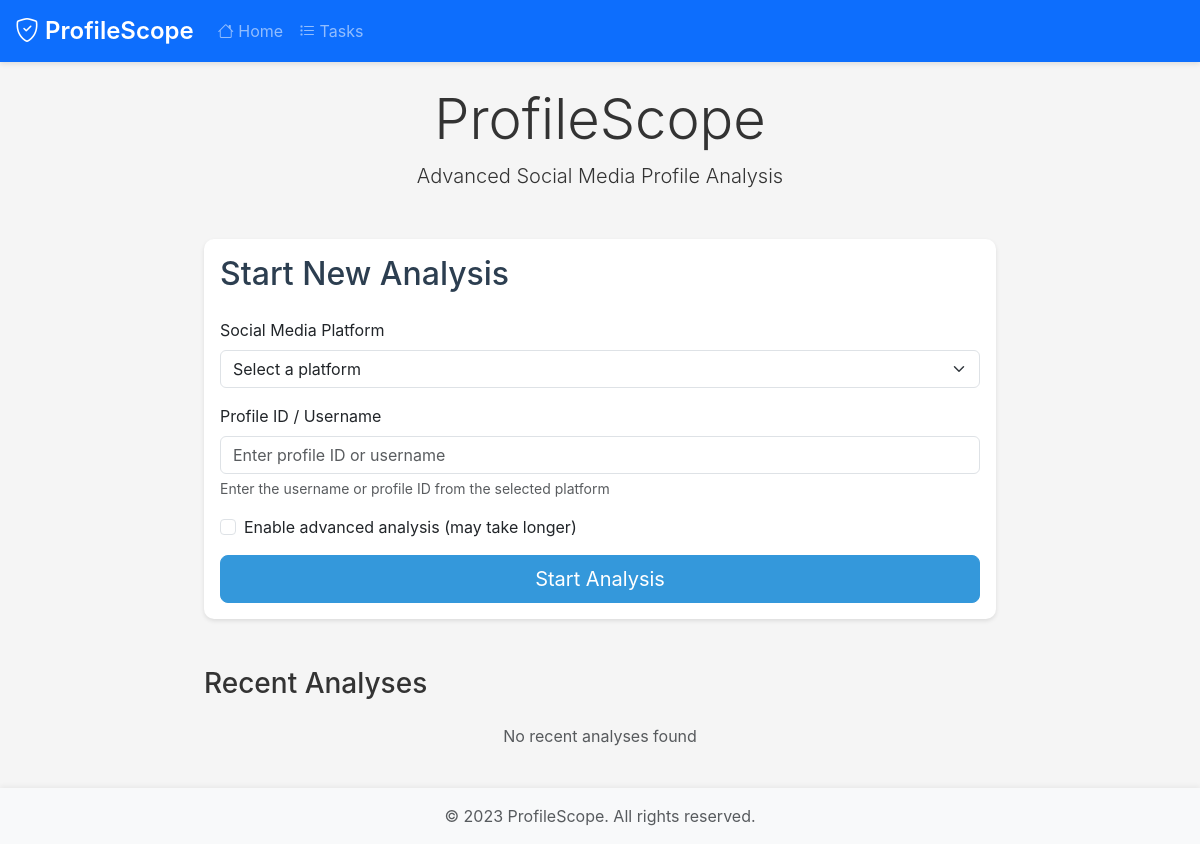
The app's page /, older data.
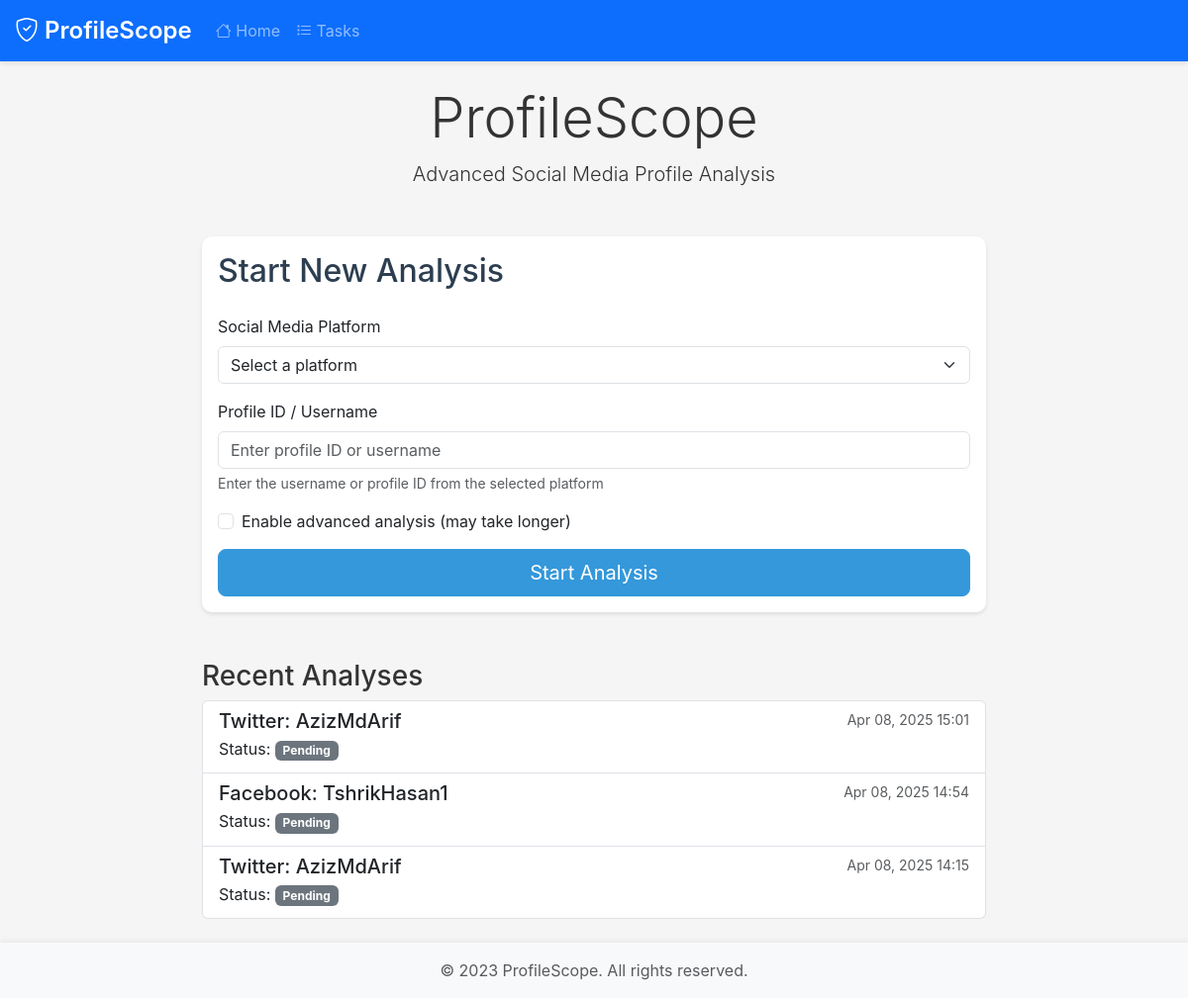
The same page, newer data.
### app/web/models/__init__.py (models this page shows, shortened)
class Task(db.Model):
    id = db.Column(db.Integer, primary_key=True)
    platform = db.Column(db.String(50), nullable=False)
    profile_id = db.Column(db.String(255), nullable=False)
    status = db.Column(db.Enum(TaskStatus), default=TaskStatus.PENDING)
    progress = db.Column(db.Integer, default=0)
    message = db.Column(db.String(255))
    result_path = db.Column(db.String(255))
    error = db.Column(db.Text)
    duration = db.Column(db.Float)
    created_at = db.Column(db.DateTime, default=datetime.utcnow)
    updated_at = db.Column(
        db.DateTime, default=datetime.utcnow, onupdate=datetime.utcnow
    )
    started_at = db.Column(db.DateTime)
    completed_at = db.Column(db.DateTime)

### app/web/routes/views.py (the view)
@views_bp.route("/")
def index():
    recent_tasks = Task.query.order_by(Task.created_at.desc()).limit(5).all()
    return render_template("index.html", recent_tasks=recent_tasks)

### app/web/templates/index.html (shortened to what this page needs)
{% extends "base.html" %}
{% block content %}
<div class="row justify-content-center">
    <div class="col-md-8">
        <div class="text-center mb-5">
            <h1 class="display-4">ProfileScope</h1>
            <p class="lead">Advanced Social Media Profile Analysis</p>
        </div>
        <div class="card">
            <div class="card-body">
                <h2 class="card-title mb-4">Start New Analysis</h2>
                <form id="analysisForm" action="{{ url_for('views.start_analysis') }}" method="POST">
                    <div class="mb-3">
                        <label for="platform" class="form-label">Social Media Platform</label>
                        <select class="form-select" id="platform" name="platform" required>
                            <option value="" selected disabled>Select a platform</option>
                        </select>
                    </div>
                    <div class="mb-3">
                        <label for="profile_id" class="form-label">Profile ID / Username</label>
                        <input type="text" class="form-control" id="profile_id" name="profile_id"
                               required placeholder="Enter profile ID or username">
                        <div class="form-text">Enter the username or profile ID from the selected platform</div>
                    </div>
                    <div class="mb-3">
                        <div class="form-check">
                            <input class="form-check-input" type="checkbox" id="advanced_analysis" name="advanced_analysis">
                            <label class="form-check-label" for="advanced_analysis">
                                Enable advanced analysis (may take longer)
                            </label>
                        </div>
                    </div>
                    <button type="submit" class="btn btn-primary btn-lg w-100">
                        Start Analysis
                    </button>
                </form>
            </div>
        </div>
        <div class="mt-5">
            <h3>Recent Analyses</h3>
            <div class="list-group" id="recentAnalyses">
                {% for task in recent_tasks %}
                <a href="{{ url_for('views.task', task_id=task.id) }}"
                   class="list-group-item list-group-item-action">
                    <div class="d-flex w-100 justify-content-between">
                        <h5 class="mb-1">{{ task.platform|title }}: {{ task.profile_id }}</h5>
                        <small class="text-muted">
                            {{ task.created_at|datetime }}
                        </small>
                    </div>
                    <p class="mb-1">Status:
                        <span class="badge bg-{{ task.status.value|status_badge }}">
                            {{ task.status.value|title }}
                        </span>
                    </p>
                </a>
                {% else %}
                <div class="text-center text-muted py-3">
                    No recent analyses found
                </div>
                {% endfor %}
            </div>
        </div>
    </div>
</div>
{% endblock %}

### app/web/templates/base.html (shortened to what this page needs)
<!DOCTYPE html>
<html lang="en">
<head>
    <link href="https://cdn.jsdelivr.net/npm/bootstrap@5.3.0/dist/css/bootstrap.min.css" rel="stylesheet">
    <link href="https://cdn.jsdelivr.net/npm/bootstrap-icons@1.7.2/font/bootstrap-icons.css" rel="stylesheet">
    <link href="{{ url_for('static', filename='css/style.css') }}" rel="stylesheet">
</head>
<body>
    <nav class="navbar navbar-expand-lg navbar-dark bg-primary">
        <div class="container">
            <a class="navbar-brand" href="{{ url_for('views.index') }}">
                <i class="bi bi-shield-check"></i> ProfileScope
            </a>
            <div class="collapse navbar-collapse" id="navbarNav">
                <ul class="navbar-nav me-auto">
                    <li class="nav-item">
                        <a class="nav-link" href="{{ url_for('views.index') }}">
                            <i class="bi bi-house"></i> Home
                        </a>
                    </li>
                    <li class="nav-item">
                        <a class="nav-link" href="{{ url_for('views.tasks') }}">
                            <i class="bi bi-list-task"></i> Tasks
                        </a>
                    </li>
                </ul>
            </div>
        </div>
    </nav>
    <main class="py-4">
        {% block content %}{% endblock %}
    </main>
    <footer class="footer mt-auto py-3 bg-light">
        <div class="container text-center">
            <span class="text-muted">© 2023 ProfileScope. All rights reserved.</span>
        </div>
    </footer>
</body>
</html>

### app/web/static/css/style.css (style rules this page uses)
:root { --primary: #4a6fa5; --secondary: #6c757d; --success: #28a745; --danger: #dc3545; --warning: #ffc107; --info: #17a2b8; --light: #f8f9fa; --dark: #343a40; --primary-color: #2c3e50; --secondary-color: #34495e; --accent-color: #3498db; --success-color: #2ecc71; --warning-color: #f1c40f; --danger-color: #e74c3c; --light-bg: #f8f9fa; --dark-bg: #343a40; }
body { background-color: #f5f5f5; color: #333; min-height: 100vh; display: flex; flex-direction: column; font-family: -apple-system, BlinkMacSystemFont, "Segoe UI", Roboto, "Helvetica Neue", Arial, sans-serif; }
main { flex: 1; padding: 20px 0; }
.container { max-width: 1200px; width: 100%; padding-right: 15px; padding-left: 15px; margin-right: auto; margin-left: auto; }
.navbar { box-shadow: 0 2px 5px rgba(0, 0, 0, 0.1); }
.navbar-brand { font-weight: bold; font-weight: 600; font-size: 1.5rem; }
.card { border-radius: 10px; box-shadow: 0 4px 6px rgba(0, 0, 0, 0.1); margin-bottom: 20px; border: none; box-shadow: 0 2px 4px rgba(0, 0, 0, 0.1); transition: box-shadow 0.3s ease; }
.card-title { color: var(--primary-color); }
footer { background-color: #f8f9fa; color: var(--secondary); padding: 20px 0; margin-top: 50px; box-shadow: 0 -2px 5px rgba(0, 0, 0, 0.05); width: 100%; }
.btn-primary { background-color: var(--accent-color); border-color: var(--accent-color); }

Row changes from the older to the newer data that the page shows:
added Task: platform "Twitter", profile_id "AzizMdArif", created_at "Apr 08, 2025 15:01", status.value "Pending"
added Task: platform "Facebook", profile_id "TshrikHasan1", created_at "Apr 08, 2025 14:54", status.value "Pending"
added Task: platform "Twitter", profile_id "AzizMdArif", created_at "Apr 08, 2025 14:15", status.value "Pending"
Text that changed along with them:
text no longer shown: "No recent analyses found"
